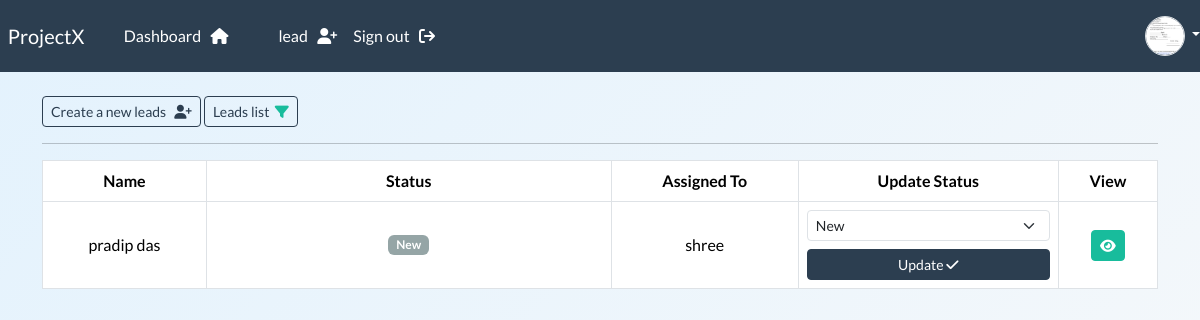
The app's page /leads/ (signed in) with its own data.
### webapp/models.py (models this page shows, shortened)
class UserProfile(models.Model):
    ROLE_CHOICES = (
             ('admin', 'Admin'),
             ('manager', 'Manager'),
             ('sales', 'Sales'),
             ('viewer', 'Viewer'),
        )
    user = models.OneToOneField(User, on_delete=models.CASCADE, related_name='profile')
    role = models.CharField(max_length=20, choices=ROLE_CHOICES)
    profile_image = models.ImageField(
        upload_to='profiles/',
        default='profiles/default.png',
        blank=True,
        null=True
    )

class Lead(models.Model):
    STATUS_CHOICES = (
        ('new', 'New'),
        ('contacted', 'Contacted'),
        ('qualified', 'Qualified'),
        ('converted', 'Converted'),
        ('lost', 'Lost'),
    )
    first_name = models.CharField(max_length=100)
    last_name = models.CharField(max_length=100)
    email = models.EmailField(max_length=255)
    phone = models.CharField(max_length=20)
    status = models.CharField(max_length=20, choices=STATUS_CHOICES, default='new')
    created_by = models.ForeignKey(User, on_delete=models.CASCADE, related_name='created_leads')
    assigned_to = models.ForeignKey(User, on_delete=models.SET_NULL, null=True, blank=True, related_name='assigned_leads')
    created_at = models.DateTimeField(auto_now_add=True)
    updated_at = models.DateTimeField(auto_now=True)
    is_converted = models.BooleanField(default=False)

### webapp/views.py (the view, shortened to what this page needs)
# urls.py: path('leads/', views.leads_list, name='leads'),
@login_required(login_url='my-login')
def leads_list(request):
    user_role = request.user.profile.role
    if user_role == 'sales':
        leads = Lead.objects.filter(assigned_to=request.user)
    else:
        leads = Lead.objects.all()
    context = {
        'leads': leads,
        'status_choices': Lead.STATUS_CHOICES
    }
    return render(request, 'webapp/leads.html', context)

### webapp/templates/webapp/leads.html (shortened to what this page needs)
 {% extends 'webapp/base.html' %}
{% load crispy_forms_tags %}
{% block content %}
    <a class="btn btn-outline-primary btn-sm" href="{% url 'create_lead' %}">
          Create a new leads &nbsp; <i class="fa-solid fa-user-plus"></i>
     </a>
      <a class="btn btn-outline-primary btn-sm" href="{% url 'lead-pipeline' %}">
          Leads list&nbsp; <i class="fa-solid fa-filter text-success"></i>
     </a>
     <hr>
    <table class="table table-bordered table-hover align-middle text-center">
    <tr>
    <th>Name</th>
    <th>Status</th>
    <th>Assigned To</th>
    <th> Update Status</th>
    <th> View </th>
    </tr>
    {% for lead in leads %}
    <tr>
    <td>{{ lead.first_name }} {{ lead.last_name }}</td>
    <td style="min-width: 220px;">
    <span class="badge
        {% if lead.status == 'new' %} bg-secondary
        {% elif lead.status == 'contacted' %} bg-info
        {% elif lead.status == 'qualified' %} bg-success
        {% elif lead.status == 'converted' %} bg-info
        {% elif lead.status == 'lost' %} bg-danger
        {% endif %}
        mb-1 d-inline-block">
        {{ lead.get_status_display }}
    </span>
    </td>
    <td>{{ lead.assigned_to }}</td>
    <td style="width: 260px;">
    {% if lead.is_converted %}
           <select class="form-select form-select-sm mb-2" disabled>
            <option selected>Qualified</option>
            </select>
            <button class="btn btn-success btn-sm w-100" disabled>
            Qualified
            <i class="fa-solid fa-check"></i>
            </button>
        {% else %}
        <form method="POST" class="align-items-center gap-3">
            <select name="status" class="form-select form-select-sm w-100">
                {% for key, value in status_choices %}
                    <option value="{{ key }}" {% if lead.status == key %}selected{% endif %}>
                        {{ value }}
                    </option>
                {% endfor %}
            </select>
            <button type="submit" class="btn btn-primary btn-sm mt-2 px-2 w-100">
                Update
                 <i class="fa-solid fa-check"></i>
            </button>
    {% endif %}
        </form>
    </td>
    <td> <a class="btn btn-success btn-sm" href="{% url 'lead' lead.id %}"><i class="fa-solid fa-eye"></i></a> </td>
    </tr>
    {% endfor %}
    </table>
{% endblock %}

### webapp/templates/webapp/navbar.html (shortened to what this page needs)
<nav class="navbar navbar-expand-lg navbar-dark bg-primary justify-content-center">
    <a class="navbar-brand main-heading" href="{% url '' %}">
      &nbsp; ProjectX
    </a>
      <div class="collapse navbar-collapse text-center" id="navbarNavDropdown">
        <ul class="navbar-nav mr-auto">
          {% if user.is_authenticated %}
            <li class="nav-item">
              <a class="nav-link" href="{% url 'dashboard' %}">Dashboard &nbsp; <i class="fa fa-home" aria-hidden="true"></i> </a>
            </li>
            <li class="nav-item">
            <a class="nav-link" href="{% url 'leads' %}">lead &nbsp; <i class="fa-solid fa-user-plus" aria-hidden="true"></i> </a>
            </li>
            <li class="nav-item">
              <a class="nav-link" href="{% url 'user-logout' %}">Sign out &nbsp; <i class="fa fa-sign-out" aria-hidden="true"></i> </a>
            </li>
        </ul>
        <ul class="navbar-nav ms-auto align-items-center">
        <li class="nav-item dropdown">
         <a class="nav-link dropdown-toggle p-0" href="#" role="button"
         data-bs-toggle="dropdown" aria-expanded="false">
          <img src="{% if request.user.profile.profile_image %}
                    {{ request.user.profile.profile_image.url }}
                    {% else %}
                     /media/profiles/default.png
                    {% endif %}"
           class="rounded-circle border"
           width="40"
           height="40"
           style="object-fit: cover; cursor: pointer;">
          </a>
      </li>
    </ul>
        {% endif %}
      </div>
  </nav>

### static/css/style.css (style rules this page uses)
body { background: linear-gradient(135deg, #e3f2fd, #f8f9fa); min-height: 100vh; }
.navbar .nav-link { text-decoration: none; }

### records on screen
Lead: first_name "pradip", last_name "das", status "New", assigned_to "shree"
